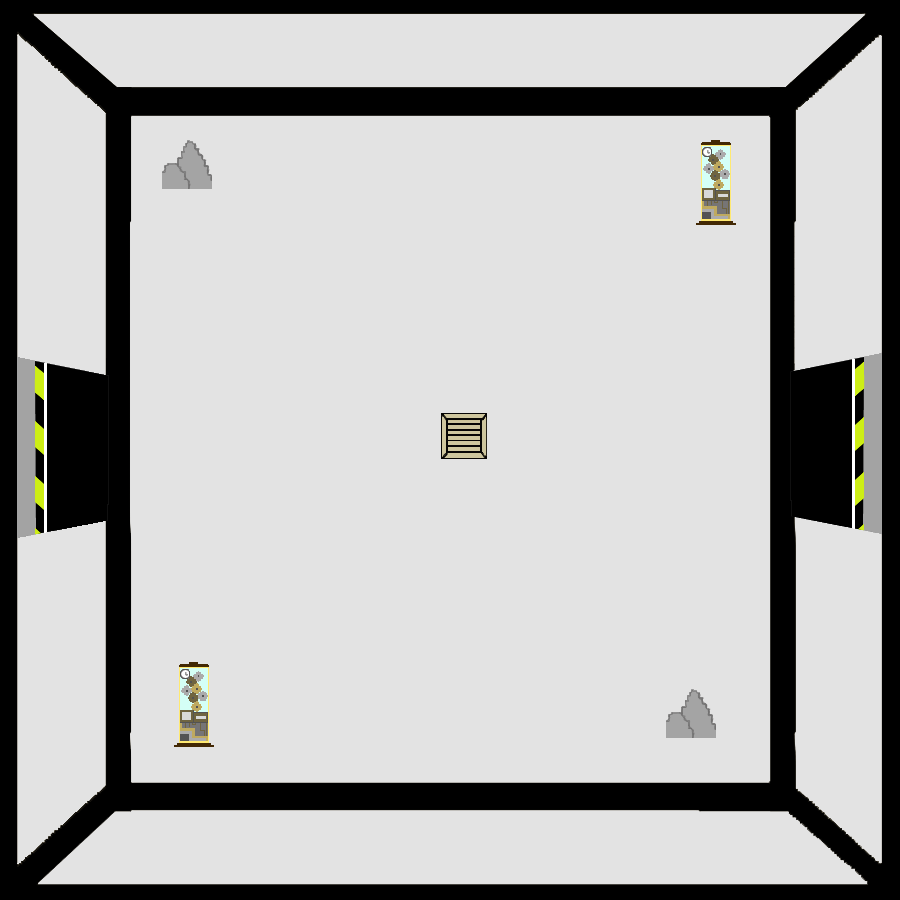

This is a level from a 2D game, rendered from its Tiled map with the project's own tilesets. A one-line summary and the map file follow, with tile-layer data summarised:
An orthogonal 100x100 tile map with 9x9 px tiles, 2 tile layers (SALA, OBJETOS), 4 tilesets.

<map version="1.2" tiledversion="1.3.3" orientation="orthogonal" renderorder="right-down" width="100" height="100" tilewidth="9" tileheight="9" infinite="0" nextlayerid="3" nextobjectid="1">
 <tileset firstgid="1" source="LAB5.tsx" />
 <tileset firstgid="10001" source="ROCAS.tsx" />
 <tileset firstgid="10002" source="CAJA.tsx" />
 <tileset firstgid="10027" source="MAQUINA.tsx" />
 <layer id="1" name="SALA" width="100" height="100">
  <data>[10000 cells, 10000 non-empty, 10000 distinct tile ids]</data>
 </layer>
 <layer id="2" name="OBJETOS" width="100" height="100">
  <data>[10000 cells, 815 non-empty, 764 distinct tile ids]</data>
 </layer>
</map>
